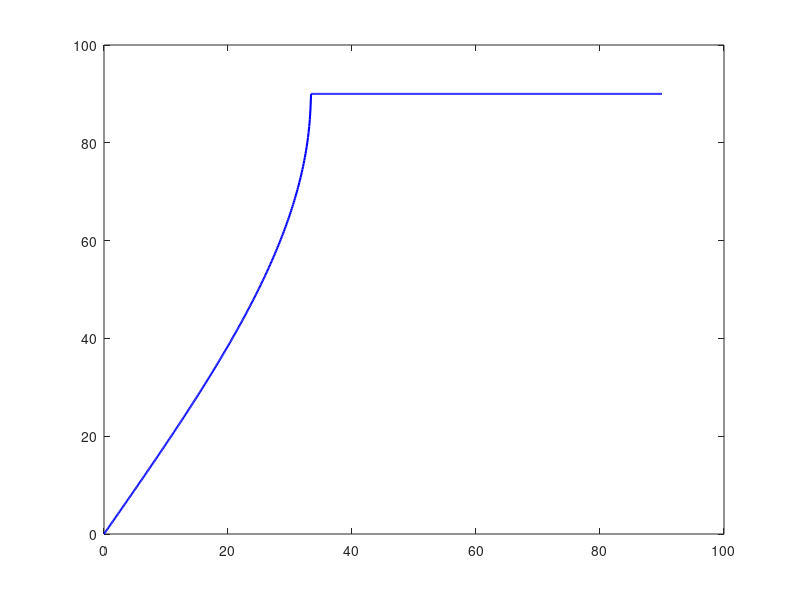

MATLAB code for this plot: (Note: this script raises an error after producing the figure.)
%% Script para PTC3314 - Exercício de Simulação 4
% Baseado no NUSP 12544308
% MODIFICADO: Eixo Y do Gráfico (a) ajustado para [0 100]

clear;
clc;
close all;

%% ------------------- 1. Constantes e Parâmetros -------------------
% Parâmetros do NUSP
nusp = 12544308;
mnp = mod(nusp, 1000); % 308
epsilon_r1 = 3 + mnp / 1000.0; % 3.308 (Vidro)
epsilon_r2 = 1.0; % Ar

% Constantes Físicas
f = 1.0e9; % 1.0 GHz
c = 3.0e8; % Velocidade da luz (m/s)
eta_0 = 376.73; % Impedância do vácuo (Ohms)
H_y1_plus = 1.0e-3; % 1.0 mA_ef/m

% Parâmetros dos Meios
eta_1 = eta_0 / sqrt(epsilon_r1); % Impedância do vidro
eta_2 = eta_0 / sqrt(epsilon_r2); % Impedância do ar
omega = 2 * pi * f;
k1 = omega / c * sqrt(epsilon_r1); % Número de onda no vidro
k2 = omega / c * sqrt(epsilon_r2); % Número de onda no ar

% Vetor de Ângulos
passo = 0.1;
theta_1_deg = (0:passo:90)';
theta_1_rad = deg2rad(theta_1_deg);

fprintf('Parâmetros Iniciais (NUSP: %d)\n', nusp);
fprintf('Epsilon_r1 (vidro) = %.3f\n', epsilon_r1);
fprintf('eta_1 = %.2f Ohms\n', eta_1);
fprintf('eta_2 = %.2f Ohms\n', eta_2);

%% ------------------- a) Ângulo de Transmissão -------------------

% Cálculo do Ângulo Crítico
sin_theta_c = sqrt(epsilon_r2 / epsilon_r1);
theta_c_rad = asin(sin_theta_c);
theta_c_deg = rad2deg(theta_c_rad);

fprintf('\n--------- Questão (a) ---------\n');
fprintf('Ângulo Crítico (theta_c): %.2f graus\n', theta_c_deg);

% Cálculo de theta_2 (Lei de Snell)
sin_theta_2 = sqrt(epsilon_r1 / epsilon_r2) * sin(theta_1_rad);

% Para theta_1 > theta_c, a parte real de theta_2 é 90 graus
theta_2_rad = zeros(size(theta_1_rad));
idx_pre_c = theta_1_rad <= theta_c_rad;
idx_post_c = theta_1_rad > theta_c_rad;

theta_2_rad(idx_pre_c) = asin(sin_theta_2(idx_pre_c));
theta_2_rad(idx_post_c) = pi / 2; % Parte real
theta_2_deg = rad2deg(theta_2_rad);

% Gráfico (a)
figure;
plot(theta_1_deg, theta_2_deg, 'b', 'LineWidth', 1.5);
hold on;
xline(theta_c_deg, 'r--', 'LineWidth', 1.5);
legend('Ângulo Transmitido $\theta_2$', sprintf('Ângulo Crítico $\\theta_c = %.2f^\\circ$', theta_c_deg), 'Interpreter', 'latex');
title('Gráfico (a): $\theta_2$ vs $\theta_1$', 'Interpreter', 'latex');
xlabel('Ângulo de Incidência $\theta_1$ (graus)', 'Interpreter', 'latex');
ylabel('Ângulo de Transmissão $\theta_2$ (graus)', 'Interpreter', 'latex');
ylim([0 100]); % <--- MODIFICAÇÃO SOLICITADA
grid on;

%% ------------------- b) Impedância de Carga Z_L -------------------

% Z_L = eta_2 * cos(theta_2) (Polarização TM / E no plano)
Z_L = zeros(size(theta_1_rad), 'like', 1i); % Vetor complexo

% Antes de theta_c (Z_L é real)
Z_L(idx_pre_c) = eta_2 * cos(theta_2_rad(idx_pre_c));

% Depois de theta_c (Z_L é puramente imaginário)
% cos(theta_2) = -j * sqrt( (e1/e2)sin^2(t1) - 1 )
argumento_sqrt = (epsilon_r1 / epsilon_r2) * sin(theta_1_rad(idx_post_c)).^2 - 1;
Z_L(idx_post_c) = -1i * eta_2 * sqrt(argumento_sqrt);

% Valores Específicos
Z_L_0 = Z_L(1);
[~, idx_c] = min(abs(theta_1_deg - theta_c_deg));
Z_L_theta_c = Z_L(idx_c);
Z_L_90 = Z_L(end);

fprintf('\n--------- Questão (b) ---------\n');
fprintf('Z_L(0 deg)   = %.2f + j(%.2f) Ohms\n', real(Z_L_0), imag(Z_L_0));
fprintf('Z_L(theta_c) = %.2f + j(%.2f) Ohms\n', real(Z_L_theta_c), imag(Z_L_theta_c));
fprintf('Z_L(90 deg)  = %.2f + j(%.2f) Ohms\n', real(Z_L_90), imag(Z_L_90));

% Gráfico (b)
figure;
plot(theta_1_deg, real(Z_L), 'b', 'LineWidth', 1.5);
hold on;
plot(theta_1_deg, imag(Z_L), 'g', 'LineWidth', 1.5);
xline(theta_c_deg, 'r--', 'LineWidth', 1.5);
title('Gráfico (b): Impedância de Carga $Z_L$ vs $\theta_1$', 'Interpreter', 'latex');
xlabel('Ângulo de Incidência $\theta_1$ (graus)', 'Interpreter', 'latex');
ylabel('Impedância $Z_L$ ($\Omega$)', 'Interpreter', 'latex');
legend('Parte Real $Re(Z_L)$', 'Parte Imaginária $Im(Z_L)$', sprintf('Ângulo Crítico $\\theta_c = %.2f^\\circ$', theta_c_deg), 'Interpreter', 'latex');
grid on;

%% ------------------- c) Relações de Potência -------------------

% Z_z1 = eta_1 * cos(theta_1) (Polarização TM)
Z_z1 = eta_1 * cos(theta_1_rad);

% Coeficiente de reflexão (rho_0)
rho_0 = (Z_L - Z_z1) ./ (Z_L + Z_z1);

% Relações de Potência
R_power_ratio = abs(rho_0).^2; % Potência Refletida |Nz1-|/|Nz1+|
T_power_ratio = 1 - R_power_ratio; % Potência Transmitida |Nz2+|/|Nz1+|

% Ângulo de Brewster (theta_p)
tan_theta_p = sqrt(epsilon_r2 / epsilon_r1);
theta_p_rad = atan(tan_theta_p);
theta_p_deg = rad2deg(theta_p_rad);

% Encontrar índices para valores específicos
[~, idx_0] = min(abs(theta_1_deg - 0.0));
[~, idx_p] = min(abs(theta_1_deg - theta_p_deg));
[~, idx_40] = min(abs(theta_1_deg - 40.0));

fprintf('\n--------- Questão (c) ---------\n');
fprintf('Ângulo de Brewster (theta_p): %.2f graus\n', theta_p_deg);
fprintf('Valores em theta_1 = 0 deg:\n');
fprintf('  Transmitida (T): %.3f\n', T_power_ratio(idx_0));
fprintf('  Refletida (R):   %.3f\n', R_power_ratio(idx_0));
fprintf('Valores em theta_1 = theta_p (%.2f deg):\n', theta_p_deg);
fprintf('  Transmitida (T): %.3f\n', T_power_ratio(idx_p));
fprintf('  Refletida (R):   %.3f (ideal: 0)\n', R_power_ratio(idx_p));
fprintf('Valores em theta_1 = 40 deg:\n');
fprintf('  Transmitida (T): %.3f\n', T_power_ratio(idx_40));
fprintf('  Refletida (R):   %.3f\n', R_power_ratio(idx_40));

% Gráfico (c)
figure;
plot(theta_1_deg, R_power_ratio, 'r', 'LineWidth', 1.5);
hold on;
plot(theta_1_deg, T_power_ratio, 'g', 'LineWidth', 1.5);
xline(theta_c_deg, 'k:', 'LineWidth', 1.5);
xline(theta_p_deg, 'b--', 'LineWidth', 1.5);
title('Gráfico (c): Relações de Potência vs $\theta_1$', 'Interpreter', 'latex');
xlabel('Ângulo de Incidência $\theta_1$ (graus)', 'Interpreter', 'latex');
ylabel('Relação de Potência');
legend('Refletida $\frac{|N_{z1}^{-}|}{|N_{z1}^{+}|}$', 'Transmitida $\frac{|N_{z2}^{+}|}{|N_{z1}^{+}|}$', ...
       sprintf('Ângulo Crítico $\\theta_c = %.2f^\\circ$', theta_c_deg), ...
       sprintf('Ângulo Brewster $\\theta_p = %.2f^\\circ$', theta_p_deg), ...
       'Interpreter', 'latex', 'Location', 'east');
grid on;
ylim([-0.05, 1.05]);

%% ------------------- d) Campo |H_y(z)| para 60 graus -------------------

theta_1_d_deg = 60.0; % 60 > theta_c, então é TIR
theta_1_d_rad = deg2rad(theta_1_d_deg);

% Parâmetros em 60 graus
Z_z1_d = eta_1 * cos(theta_1_d_rad);
argumento_sqrt_d = (epsilon_r1 / epsilon_r2) * sin(theta_1_d_rad)^2 - 1;
Z_L_d = -1i * eta_2 * sqrt(argumento_sqrt_d);
rho_0_d = (Z_L_d - Z_z1_d) / (Z_L_d + Z_z1_d);

% Vetor de posição z (em metros)
z_neg = linspace(-0.20, 0, 400); % -20 cm a 0
z_pos = linspace(0, 0.10, 200); % 0 a +10 cm

% z < 0 (Vidro): Onda Estacionária
beta_z1_d = k1 * cos(theta_1_d_rad);
Hy_neg = H_y1_plus * abs(exp(-1i * beta_z1_d * z_neg) - rho_0_d * exp(1i * beta_z1_d * z_neg));

% z > 0 (Ar): Onda Evanescente
alpha_z_d = k2 * sqrt(argumento_sqrt_d);
Hy_at_0 = H_y1_plus * abs(1 - rho_0_d);
Hy_pos = Hy_at_0 * exp(-alpha_z_d * z_pos);

% Valores Específicos
Hy_at_5cm = Hy_at_0 * exp(-alpha_z_d * 0.05);

fprintf('\n--------- Questão (d) ---------\n');
fprintf('Campo em theta_1 = 60 graus (TIR):\n');
fprintf('  |H_y(z=0)|   = %.3f mA_ef/m\n', Hy_at_0 * 1000);
fprintf('  |H_y(z=5cm)| = %.3f mA_ef/m\n', Hy_at_5cm * 1000);

% Gráfico (d)
figure;
plot(z_neg * 100, Hy_neg * 1000, 'b', 'LineWidth', 1.5); % z em cm, H em mA
hold on;
plot(z_pos * 100, Hy_pos * 1000, 'g', 'LineWidth', 1.5); % z em cm, H em mA
xline(0, 'k--', 'LineWidth', 1);
scatter(5.0, Hy_at_5cm * 1000, 'r', 'filled');
text(5.0, Hy_at_5cm * 1000 + 0.01, sprintf(' (5.0 cm, %.3f mA/m)', Hy_at_5cm * 1000), 'HorizontalAlignment', 'left');
title('Gráfico (d): Magnitude do Campo $|\dot{H}_y(z)|$ em $\theta_1 = 60^\circ$', 'Interpreter', 'latex');
xlabel('Posição z (cm)');
ylabel('$|\dot{H}_y|$ ($mA_{ef}/m$)', 'Interpreter', 'latex');
legend('Vidro (z<0) - Onda Estacionária', 'Ar (z>0) - Onda Evanescente', 'Interface z=0');
grid on;

fprintf('\nSimulação concluída.\n');